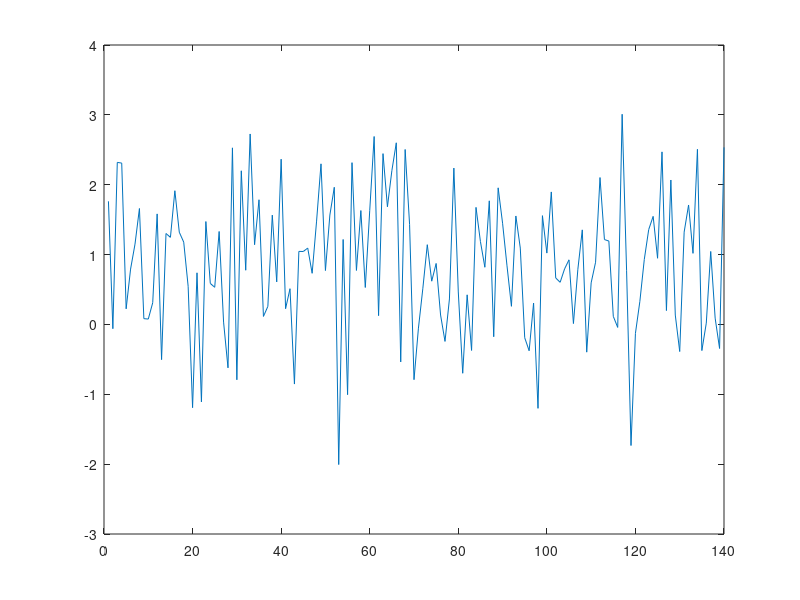

Recreate this plot in MATLAB.

clear all; close all; clc;

% Some documentation here.. bla bla
r = normrnd(1,3,[1 100]);
plot(r)

% Another plot seems good here
r = normrnd(1,1,[1 140]);
plot(r)
